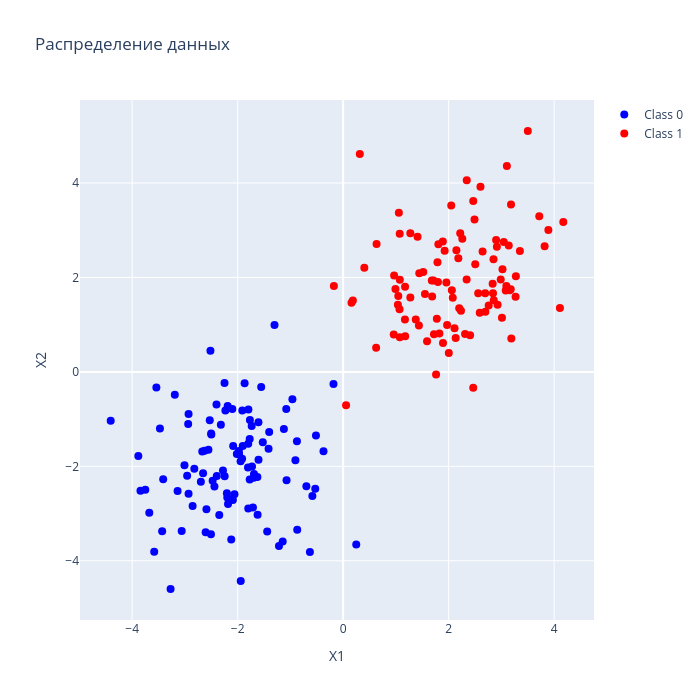

The cell this chart's notebook holds for it:
### Code cell
fig = go.Figure()


fig.add_trace(go.Scatter(
    x=X[:SIZE, 0], 
    y=X[:SIZE, 1],
    mode='markers',
    marker=dict(size=8, color='blue'),
    name='Class 0'
))

fig.add_trace(go.Scatter(
    x=X[SIZE:, 0],
    y=X[SIZE:, 1],
    mode='markers',
    marker=dict(size=8, color='red'),
    name='Class 1'
))

fig.update_layout(
    title='Распределение данных',
    xaxis_title='X1',
    yaxis_title='X2',
    hovermode='closest',
    width=700,
    height=700
)

fig.show()
